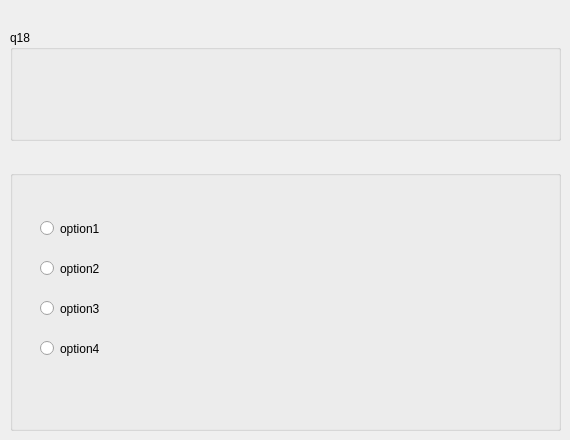
    <widget class="QWidget" name="page_18">
     <widget class="QGroupBox" name="groupBox_25">
      <property name="geometry">
       <rect>
        <x>10</x>
        <y>170</y>
        <width>551</width>
        <height>261</height>
       </rect>
      </property>
      <property name="title">
       <string/>
      </property>
      <widget class="QRadioButton" name="option1_17">
       <property name="geometry">
        <rect>
         <x>30</x>
         <y>50</y>
         <width>82</width>
         <height>17</height>
        </rect>
       </property>
       <property name="text">
        <string>option1</string>
       </property>
      </widget>
      <widget class="QRadioButton" name="option2_17">
       <property name="geometry">
        <rect>
         <x>30</x>
         <y>90</y>
         <width>82</width>
         <height>17</height>
        </rect>
       </property>
       <property name="text">
        <string>option2</string>
       </property>
      </widget>
      <widget class="QRadioButton" name="option3_17">
       <property name="geometry">
        <rect>
         <x>30</x>
         <y>130</y>
         <width>82</width>
         <height>17</height>
        </rect>
       </property>
       <property name="text">
        <string>option3</string>
       </property>
      </widget>
      <widget class="QRadioButton" name="option4_17">
       <property name="geometry">
        <rect>
         <x>30</x>
         <y>170</y>
         <width>82</width>
         <height>17</height>
        </rect>
       </property>
       <property name="text">
        <string>option4</string>
       </property>
      </widget>
      <widget class="QLabel" name="answer1_17">
       <property name="geometry">
        <rect>
         <x>40</x>
         <y>70</y>
         <width>47</width>
         <height>13</height>
        </rect>
       </property>
       <property name="text">
        <string/>
       </property>
      </widget>
      <widget class="QLabel" name="answer2_17">
       <property name="geometry">
        <rect>
         <x>40</x>
         <y>190</y>
         <width>47</width>
         <height>13</height>
        </rect>
       </property>
       <property name="text">
        <string/>
       </property>
      </widget>
      <widget class="QLabel" name="answer3_17">
       <property name="geometry">
        <rect>
         <x>40</x>
         <y>150</y>
         <width>47</width>
         <height>13</height>
        </rect>
       </property>
       <property name="text">
        <string/>
       </property>
      </widget>
      <widget class="QLabel" name="answer4_17">
       <property name="geometry">
        <rect>
         <x>40</x>
         <y>110</y>
         <width>47</width>
         <height>13</height>
        </rect>
       </property>
       <property name="text">
        <string/>
       </property>
      </widget>
     </widget>
     <widget class="QGroupBox" name="groupBox_38">
      <property name="geometry">
       <rect>
        <x>10</x>
        <y>30</y>
        <width>551</width>
        <height>111</height>
       </rect>
      </property>
      <property name="title">
       <string>q18</string>
      </property>
      <widget class="QLabel" name="questionLabel_20">
       <property name="geometry">
        <rect>
         <x>0</x>
         <y>10</y>
         <width>541</width>
         <height>91</height>
        </rect>
       </property>
       <property name="text">
        <string/>
       </property>
      </widget>
     </widget>
    </widget>
